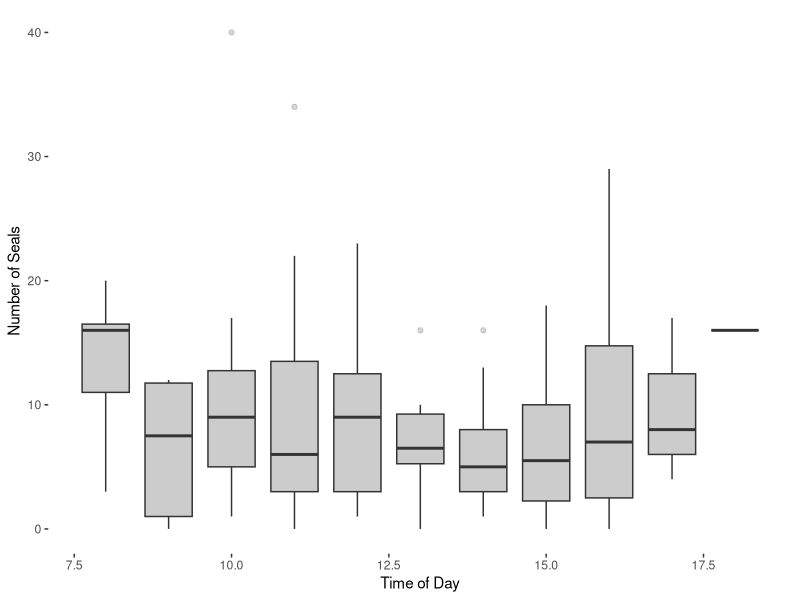
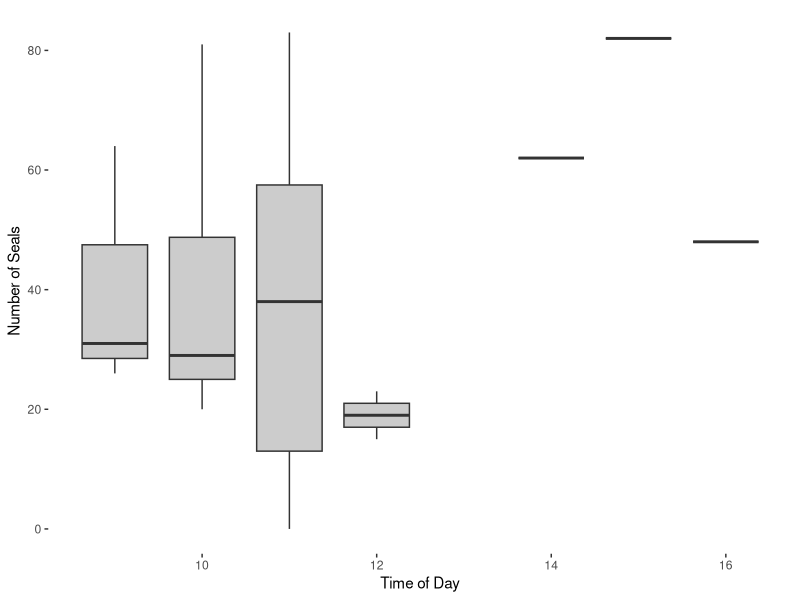

Write R code to recreate these figures, in order.
# Anthropogenic noise disturbance on harbor seals

###########################################################################
# Number of Seals Hauled-out Compared to Canidate Model Predictors
###########################################################################

# Set working directory here
setwd("C:/Users/bankh/My_Repos/habor-seal/data")

# Retrieve data
m.data<-read.csv("m.data.csv")
new.w.data<-read.csv("new.w.data.csv")

# Load packages
require(ggplot2)
require(MASS) #for glm.nb()


###########################################################################
# PART 1: Check Month Significance on Seals ---------------------------------------------

## Waterfront
length(new.w.data$seals[new.w.data$month == 7])
summary(new.w.data$seals[new.w.data$month == 7])
IQR(new.w.data$seals[new.w.data$month == 7])

## Marina
length(m.data$seals[m.data$month == 8])
summary(m.data$seals[m.data$month == 8])
IQR(m.data$seals[m.data$month == 8])

###########################################################################
# PART 2: Check Time of Day Significance on Seals ---------------------------------------------

# Waterfront
p<-ggplot(new.w.data, aes(x = time, y = seals, group = time))
p+geom_boxplot(fill="black", alpha=0.2)+
  xlab("Time of Day")+ylab("Number of Seals")+theme(panel.background = element_blank())
## IQR
length(new.w.data$seals[new.w.data$time == 16])
summary(new.w.data$seals[new.w.data$time == 16])
IQR(new.w.data$seals[new.w.data$time == 16])

# Marina
j<-ggplot(m.data, aes(x = time, y = seals, group = time))
j+geom_boxplot(fill="black", alpha=0.2)+
  xlab("Time of Day")+ylab("Number of Seals")+theme(panel.background = element_blank())
## IQR
length(m.data$seals[m.data$time == 15])
summary(m.data$seals[m.data$time == 15])
IQR(m.data$seals[m.data$time == 15])